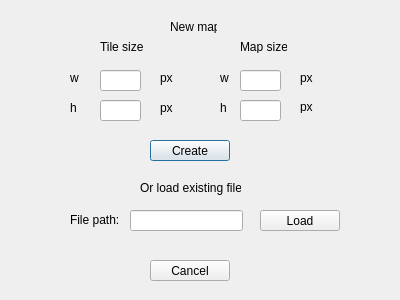
<?xml version="1.0" encoding="UTF-8"?>
<ui version="4.0">
 <class>StartMenu</class>
 <widget class="QDialog" name="StartMenu">
  <property name="geometry">
   <rect>
    <x>0</x>
    <y>0</y>
    <width>400</width>
    <height>300</height>
   </rect>
  </property>
  <property name="windowTitle">
   <string>Dialog</string>
  </property>
  <widget class="QLineEdit" name="textureFilesPath">
   <property name="geometry">
    <rect>
     <x>130</x>
     <y>210</y>
     <width>113</width>
     <height>21</height>
    </rect>
   </property>
  </widget>
  <widget class="QPushButton" name="CreateButton">
   <property name="geometry">
    <rect>
     <x>150</x>
     <y>140</y>
     <width>80</width>
     <height>21</height>
    </rect>
   </property>
   <property name="text">
    <string>Create</string>
   </property>
  </widget>
  <widget class="QLineEdit" name="MapWidth">
   <property name="geometry">
    <rect>
     <x>240</x>
     <y>70</y>
     <width>41</width>
     <height>21</height>
    </rect>
   </property>
  </widget>
  <widget class="QLabel" name="label">
   <property name="geometry">
    <rect>
     <x>240</x>
     <y>40</y>
     <width>47</width>
     <height>13</height>
    </rect>
   </property>
   <property name="text">
    <string>Map size</string>
   </property>
  </widget>
  <widget class="QLabel" name="label_2">
   <property name="geometry">
    <rect>
     <x>300</x>
     <y>70</y>
     <width>16</width>
     <height>16</height>
    </rect>
   </property>
   <property name="text">
    <string>px</string>
   </property>
  </widget>
  <widget class="QLabel" name="label_3">
   <property name="geometry">
    <rect>
     <x>300</x>
     <y>100</y>
     <width>47</width>
     <height>13</height>
    </rect>
   </property>
   <property name="text">
    <string>px</string>
   </property>
  </widget>
  <widget class="QLineEdit" name="MapHeight">
   <property name="geometry">
    <rect>
     <x>240</x>
     <y>100</y>
     <width>41</width>
     <height>21</height>
    </rect>
   </property>
  </widget>
  <widget class="QLineEdit" name="TileWidth">
   <property name="geometry">
    <rect>
     <x>100</x>
     <y>70</y>
     <width>41</width>
     <height>21</height>
    </rect>
   </property>
  </widget>
  <widget class="QLineEdit" name="TileHeight">
   <property name="geometry">
    <rect>
     <x>100</x>
     <y>100</y>
     <width>41</width>
     <height>21</height>
    </rect>
   </property>
  </widget>
  <widget class="QLabel" name="label_4">
   <property name="geometry">
    <rect>
     <x>100</x>
     <y>40</y>
     <width>47</width>
     <height>13</height>
    </rect>
   </property>
   <property name="text">
    <string>Tile size</string>
   </property>
  </widget>
  <widget class="QLabel" name="label_5">
   <property name="geometry">
    <rect>
     <x>160</x>
     <y>70</y>
     <width>16</width>
     <height>16</height>
    </rect>
   </property>
   <property name="text">
    <string>px</string>
   </property>
  </widget>
  <widget class="QLabel" name="label_6">
   <property name="geometry">
    <rect>
     <x>160</x>
     <y>100</y>
     <width>16</width>
     <height>16</height>
    </rect>
   </property>
   <property name="text">
    <string>px</string>
   </property>
  </widget>
  <widget class="QLabel" name="label_7">
   <property name="geometry">
    <rect>
     <x>70</x>
     <y>210</y>
     <width>51</width>
     <height>20</height>
    </rect>
   </property>
   <property name="text">
    <string>File path:</string>
   </property>
  </widget>
  <widget class="QPushButton" name="CancelButton">
   <property name="geometry">
    <rect>
     <x>150</x>
     <y>260</y>
     <width>80</width>
     <height>21</height>
    </rect>
   </property>
   <property name="text">
    <string>Cancel</string>
   </property>
  </widget>
  <widget class="QLabel" name="label_8">
   <property name="geometry">
    <rect>
     <x>70</x>
     <y>70</y>
     <width>16</width>
     <height>16</height>
    </rect>
   </property>
   <property name="text">
    <string>w</string>
   </property>
  </widget>
  <widget class="QLabel" name="label_9">
   <property name="geometry">
    <rect>
     <x>70</x>
     <y>100</y>
     <width>16</width>
     <height>16</height>
    </rect>
   </property>
   <property name="text">
    <string>h</string>
   </property>
  </widget>
  <widget class="QLabel" name="label_10">
   <property name="geometry">
    <rect>
     <x>220</x>
     <y>100</y>
     <width>16</width>
     <height>16</height>
    </rect>
   </property>
   <property name="text">
    <string>h</string>
   </property>
  </widget>
  <widget class="QLabel" name="label_11">
   <property name="geometry">
    <rect>
     <x>220</x>
     <y>70</y>
     <width>16</width>
     <height>16</height>
    </rect>
   </property>
   <property name="text">
    <string>w</string>
   </property>
  </widget>
  <widget class="QLabel" name="label_12">
   <property name="geometry">
    <rect>
     <x>170</x>
     <y>20</y>
     <width>47</width>
     <height>13</height>
    </rect>
   </property>
   <property name="text">
    <string>New map:</string>
   </property>
  </widget>
  <widget class="QLabel" name="label_13">
   <property name="geometry">
    <rect>
     <x>140</x>
     <y>180</y>
     <width>101</width>
     <height>16</height>
    </rect>
   </property>
   <property name="text">
    <string>Or load existing file</string>
   </property>
  </widget>
  <widget class="QPushButton" name="pushButton">
   <property name="geometry">
    <rect>
     <x>260</x>
     <y>210</y>
     <width>80</width>
     <height>21</height>
    </rect>
   </property>
   <property name="text">
    <string>Load</string>
   </property>
  </widget>
 </widget>
 <resources/>
 <connections/>
</ui>
